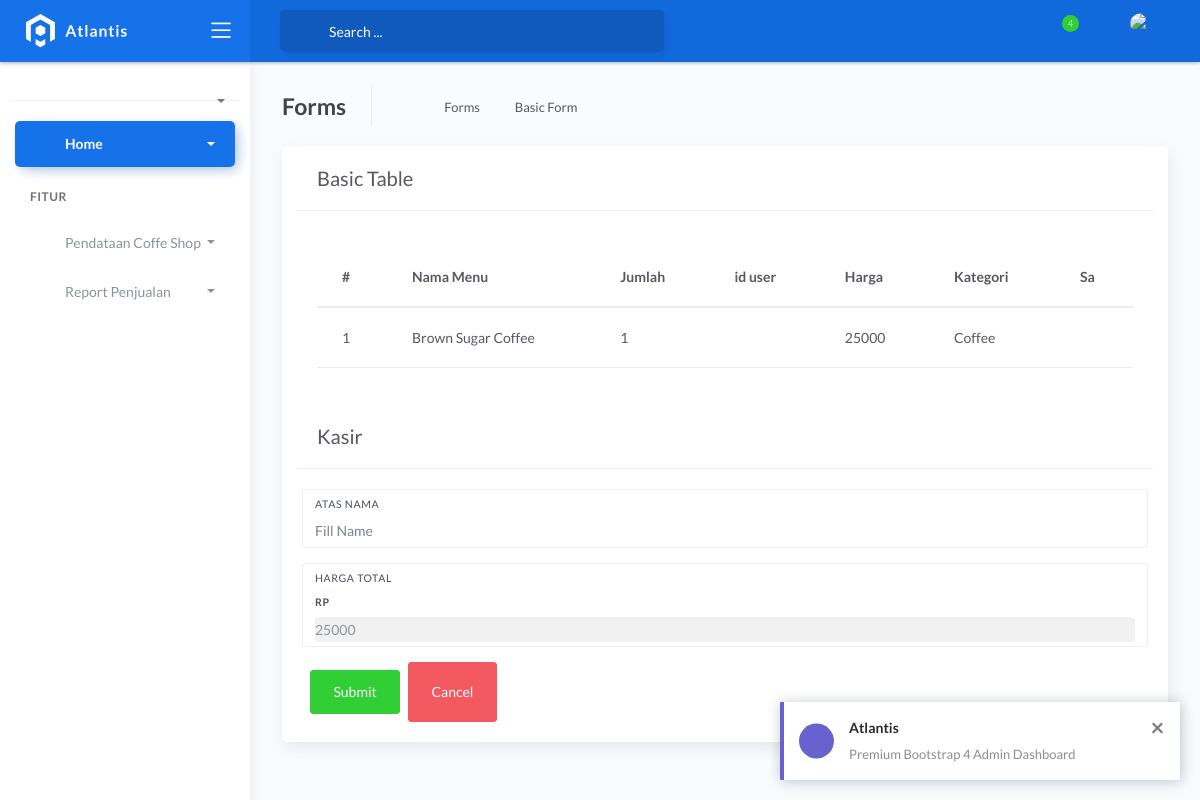
/index.php/pegawai/kasir, run on the app's committed database.
### tables this page shows
CREATE TABLE `tb_kasir` (
  `id_kasir` int(20) NOT NULL,
  `id_menu` int(20) NOT NULL,
  `jumlah` int(20) NOT NULL,
  `total` int(20) NOT NULL,
  `tanggal` date NOT NULL
);

CREATE TABLE `tb_menu` (
  `id_menu` int(100) NOT NULL,
  `gambar_menu` varchar(50) NOT NULL,
  `nama_menu` varchar(20) NOT NULL,
  `kategori_menu` varchar(20) NOT NULL,
  `harga_menu` int(255) NOT NULL,
  `deskripsi_menu` varchar(100) NOT NULL
);

### application/controllers/pegawai.php (called while the page is built, shortened)
<?php
class Pegawai extends CI_Controller
{
    public function __construct()
    {
        $this->load->model('model_menu');
        $this->load->model('model_kasir');
        $this->load->model('model_login');
        $this->load->model('model_pemesanan');
        $this->load->model('model_report');
    }
    public function kasir()
    {
        $data['judul'] = "Pegawai Page";
        $data['kasir'] = $this->model_kasir->get();
        $data['menu'] = $this->model_menu->get();
        $data['user'] = $this->db->get_where('tb_login', ['email_user' => $this->session->userdata('email')])->row_array();
        $this->load->view('layout/pegawai_header', $data);
        $this->load->view('pegawai/pegawai_kasir', $data);
        $this->load->view('layout/pegawai_footer', $data);
    }
}

### index.php (called while the page is built, shortened)
<?php
require_once BASEPATH.'core/CodeIgniter.php';

### application/models/model_kasir.php (called while the page is built, shortened)
<?php
class model_kasir extends CI_Model
{
    public function get()
    {
        $this->db->select('*');
        $this->db->from('tb_menu');
        $this->db->join('tb_kasir','tb_kasir.id_menu = tb_menu.id_menu','tb_kasir.id_user = tb_user.id_user');
        $query = $this->db->get();
        return $query->result_array();
    }
}

### application/views/pegawai/pegawai_kasir.php (the view, shortened to what this page needs)
<div class="main-panel">
    <div class="content">
        <div class="page-inner">
            <div class="page-header">
                <h4 class="page-title">Forms</h4>
                <ul class="breadcrumbs">
                    <li class="nav-home">
                        <a href="#">
                            <i class="flaticon-home"></i>
                        </a>
                    </li>
                    <li class="separator">
                        <i class="flaticon-right-arrow"></i>
                    </li>
                    <li class="nav-item">
                        <a href="#">Forms</a>
                    </li>
                    <li class="separator">
                        <i class="flaticon-right-arrow"></i>
                    </li>
                    <li class="nav-item">
                        <a href="#">Basic Form</a>
                    </li>
                </ul>
            </div>
            <div class="row">
                <div class="col-md-12">
                    <div class="card">
                        <form class="col-md-6 col-lg-12" action="<?= base_url('pegawai/uploadPenjualan') ?>" method="post">
                            <div class="card-header">
                                <div class="card-title">Basic Table</div>
                            </div>
                            <div class="card-body">
                                <table class="table mt-3">
                                    <thead>
                                        <tr>
                                            <th scope="col">#</th>
                                            <th scope="col">Nama Menu</th>
                                            <th scope="col">Jumlah</th>
                                            <th scope="col">id user</th>
                                            <th scope="col">Harga</th>
                                            <th scope="col">Kategori</th>
                                            <th scope="col">Sa</th>
                                        </tr>
                                    </thead>
                                    <?php
                                    $i = 1;
                                    $total_bayar = 0;
                                    ?>
                                    <?php foreach ($kasir as $k) { ?>
                                        <tbody>
                                            <tr>
                                                <td><?= $i ?></td>
                                                <td><?= $k['nama_menu'] ?></td>
                                                <td><?= $k['jumlah'] ?></td>
                                                <td><?= $k['id_user'] ?></td>
                                                <td><?= $k['total'] ?></td>
                                                <td hidden><?= $total_bayar += $k['total']; ?></td>
                                                <td><?= $k['kategori_menu'] ?></td>
                                                <td><?= $k['status'] ?></td>
                                            </tr>
                                        </tbody>
                                        <?php $i++ ?>
                                    <?php } ?>
                                </table>
                            </div>
                            <div class="card-header">
                                <div class="card-title">Kasir </div>
                            </div>
                            <div class="card-body">
                                <div class="row">
                                    <div class="form-group form-group-default">
                                        <label>Atas Nama</label>
                                        <input id="Name" name="nama_pembeli" type="text" class="form-control" placeholder="Fill Name">
                                    </div>
                                    <div class="form-group form-group-default">
                                        <label>Harga total </label>
                                        <label>
                                            <h3></h3><strong><?= 'Rp' ?></strong>
                                        </label>
                                        <input id="Total" name="total" type="text" class="form-control" value="<?= $total_bayar; ?>" placeholder="Fill Name" readonly>
                                    </div>
                                    <button class="btn btn-success m-2" type="submit">Submit</button>
                                    <button class="btn btn-danger">Cancel</button>
                        </form>
                    </div>
                </div>
            </div>
        </div>
    </div>
</div>
</div>
<footer class="footer">
    <div class="container-fluid">
        <nav class="pull-left">
            <ul class="nav">
                <li class="nav-item">
                    <a class="nav-link" href="https://www.themekita.com">
                    </a>
                </li>
                <li class="nav-item">
                    <a class="nav-link" href="#">
                    </a>
                </li>
                <li class="nav-item">
                    <a class="nav-link" href="#">
                    </a>
                </li>
            </ul>
        </nav>
        <div class="copyright ml-auto">
            2018, made with <i class="fa fa-heart heart text-danger"></i> by <a href="https://www.themekita.com">ThemeKita</a>
        </div>
    </div>
</footer>

### data on the page
tb_kasir: id_menu.nama_menu "Brown Sugar Coffee", jumlah "1", total "25000", id_menu.kategori_menu "Coffee"
